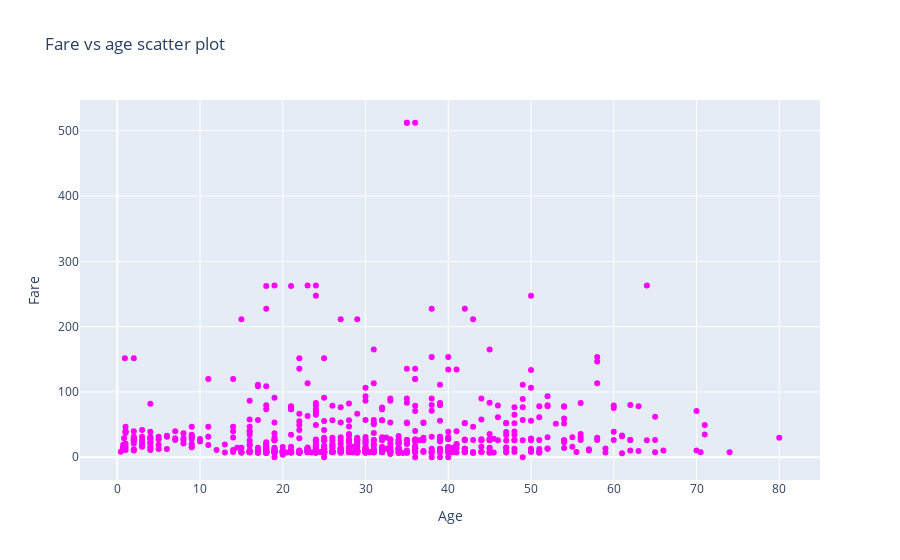

Source (notebook cell):
### Code cell
q = go.Scatter(x = data['Age'],y =data['Fare'],text=data['Survived'],mode='markers',marker={'color':'magenta'})
layout=go.Layout(title='Fare vs age scatter plot',xaxis=dict(title="Age"),yaxis=dict(title="Fare"),
hovermode="closest")
figure=go.Figure(data=q,layout=layout)
iplot(figure)

### Figure 1 — Plotly figure (JSON) as saved in the notebook; plotly's stock layout.template omitted (floating-point values rounded to 4 significant figures; data arrays with more than 128 entries replaced by an {"elided": "..."} marker saying what was removed)
{"data": [{"marker": {"color": "magenta"}, "mode": "markers", "text": {"elided": "891 int values"}, "type": "scatter", "x": {"elided": "891 float values"}, "y": {"elided": "891 float values"}}], "layout": {"autosize": true, "hovermode": "closest", "title": {"text": "Fare vs age scatter plot"}, "xaxis": {"autorange": true, "range": [-4.396, 84.82], "title": {"text": "Age"}, "type": "linear"}, "yaxis": {"autorange": true, "range": [-42.28, 554.6], "title": {"text": "Fare"}, "type": "linear"}}}
